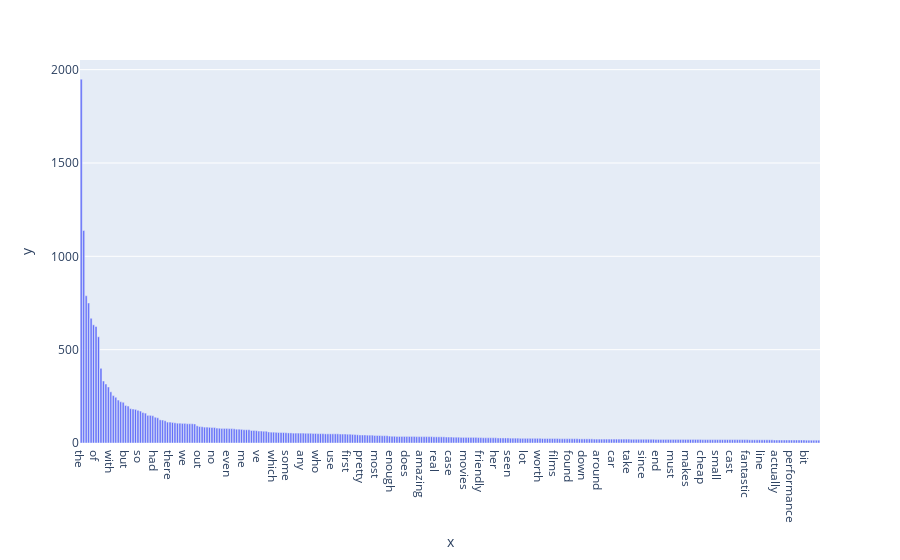

The notebook cell this image was saved under:
### Code cell
array = pd.DataFrame({ 'x':count_vect.get_feature_names_out(),
                       'y':term_frequencies
                     })
array.sort_values( by=['y'],ascending=False,inplace=True)
px.bar(array['y'], x=array['x'][:300], y=array['y'][:300])

### Figure 1 — Plotly figure (JSON) as saved in the notebook; plotly's stock layout.template omitted (floating-point values rounded to 4 significant figures; data arrays with more than 128 entries replaced by an {"elided": "..."} marker saying what was removed)
{"data": [{"alignmentgroup": "True", "hovertemplate": "x=%{x}<br>y=%{y}<extra></extra>", "legendgroup": "", "marker": {"color": "#636efa", "pattern": {"shape": ""}}, "name": "", "offsetgroup": "", "orientation": "v", "showlegend": false, "textposition": "auto", "type": "bar", "x": {"elided": "300 str values"}, "xaxis": "x", "y": {"elided": "300 int values"}, "yaxis": "y"}], "layout": {"barmode": "relative", "legend": {"tracegroupgap": 0}, "margin": {"t": 60}, "xaxis": {"anchor": "y", "domain": [0, 1], "title": {"text": "x"}}, "yaxis": {"anchor": "x", "domain": [0, 1], "title": {"text": "y"}}}}
